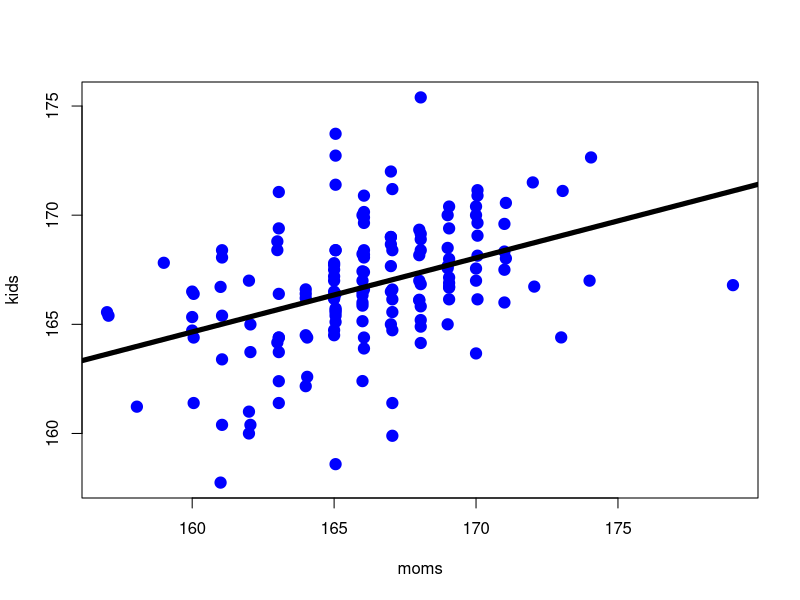
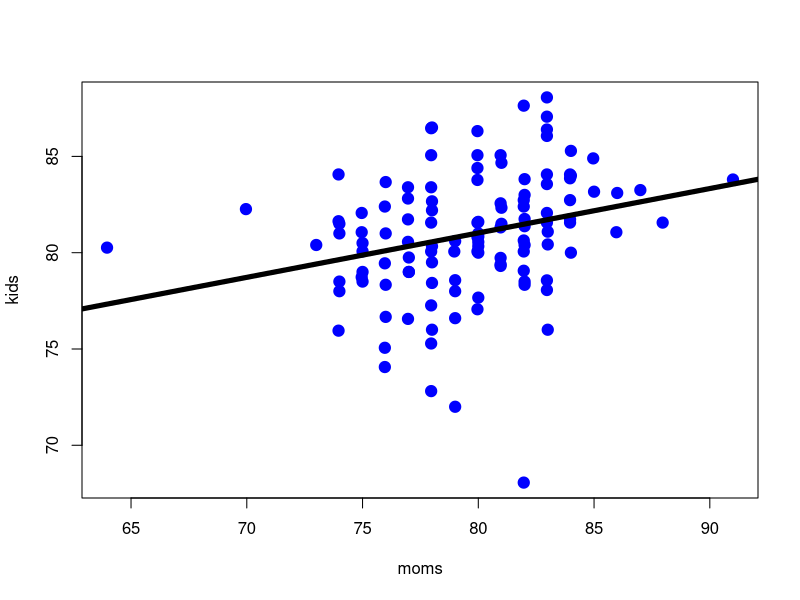
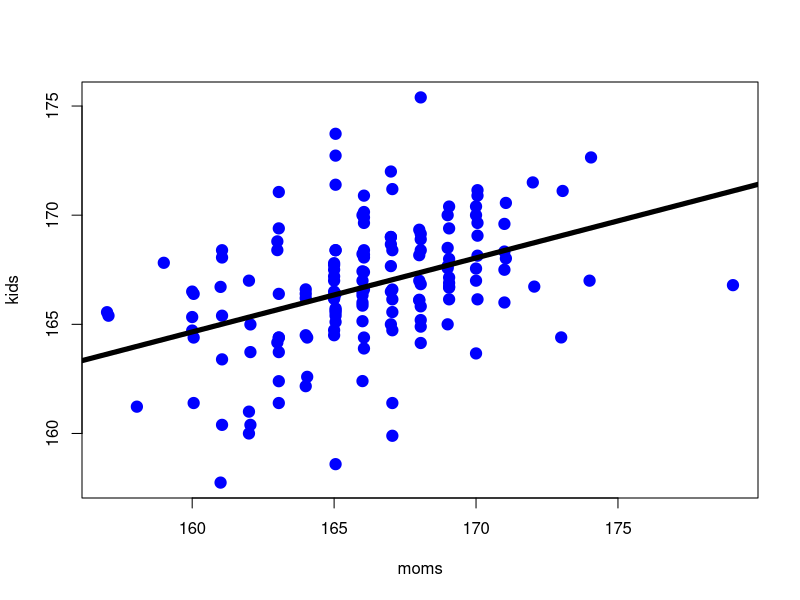
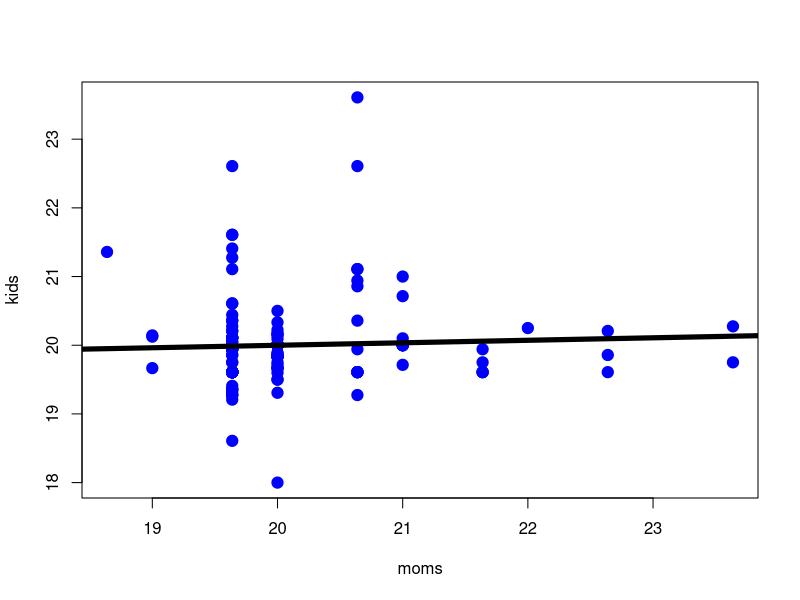
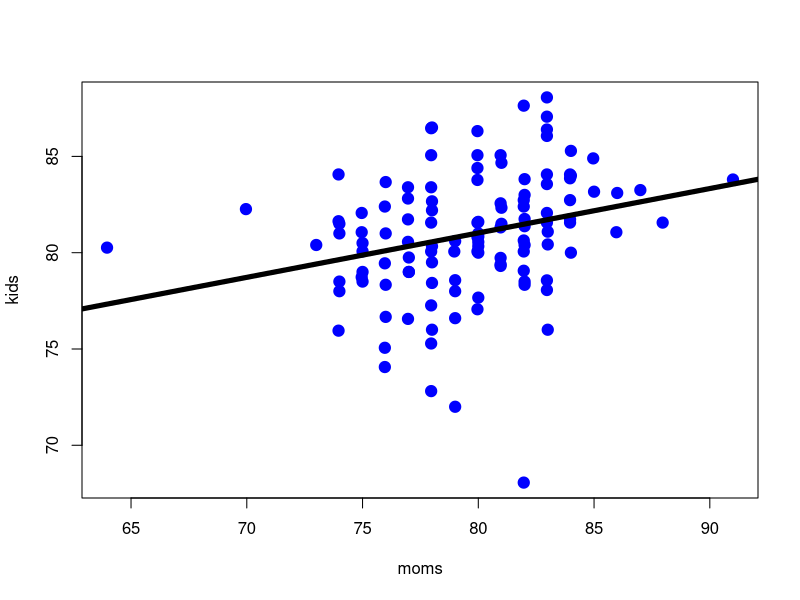
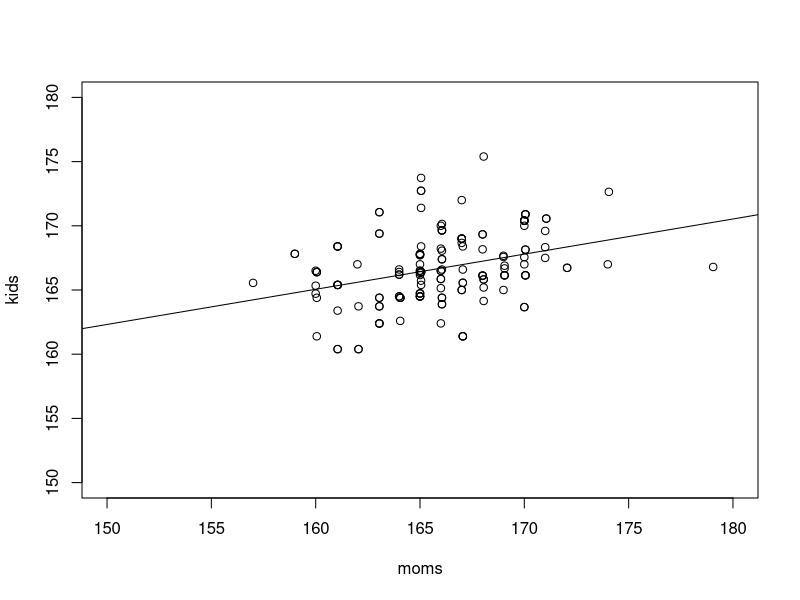
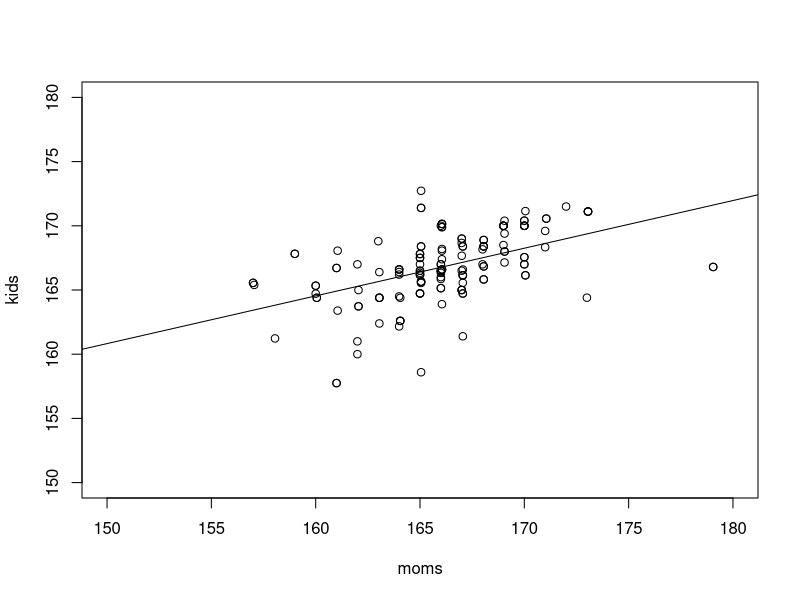
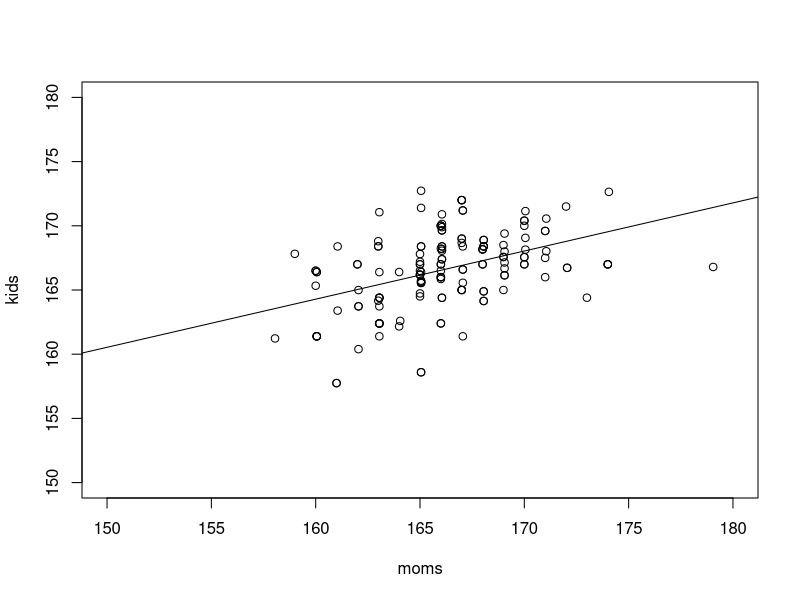

Recreate these plots in R, in order.
###Heritability of snake vertebral numbers
###© 2011 Josef C Uyeda & Stevan J Arnold
###(revised Jan 2012)
##Stage 1_Get data into R and estimate heritability by regression
##Get your data into R by following the following steps
#Save the file R_inland_snake_data.txt to your desktop or folder of choice
#Now, set your working directory by
#putting your windows username or specifying the folder you created in the following 	statement.
#Be sure and use the / not the \ spacing convention!
setwd('C:/Documents and Settings/arnolds/Desktop/R wd')
#Now read in your data
thamnophis = read.table('R_inland_snake_data.txt',header=T)

#Attach the data frame to the local environment
attach(thamnophis)

##Calculate the heritability of "body"
#Create a vector of all the unique family codes
family.list=unique(family)
family.list
#We will now calculate the heritability of the body vertebrae. We will need to 
#do two things, create a vector of all of the mom's vertebrae counts, and create
#a vector of all the kid's vertebrae counts averaged over families. 
moms=NULL
kids=NULL
#Go through a loop with i equal to a each successive value in family.list; copy from ‘for’ to ‘}’ and paste in R console
for (i in family.list){ 
	byfam=subset(body,family==i) #Create a vector of body vertebrae counts for family i
	moms=rbind(moms,byfam[1]) #Save the moms count as the next element in the vector "moms"
	kids=rbind(kids,mean(byfam[-1], na.rm=T)) #Save the mean of the kids count as the next element in the vector "kids" (you are excluding the 1st element of the vector, which is the mom)
	}
#Linear regression of kids on moms, will save a bunch of stuff in ls; to see the summary statistics run "summary(ls)", we especially want the slope, which is stored in ls$coefficients
	ls=lsfit(moms,kids) 
	
 	plot(moms, kids, col='blue', pch=19, cex=1.5)

#Extract the 2nd coefficient from the object "coefficients" in "ls"
 slope=ls$coefficients[2] 
#the heritability estimate is twice the slope because we are using just one parent, not both
h.squared=2*slope  
h.squared

	abline(ls, lwd=5)
 
##Calculate the heritability of "tail"
#Create a vector of all the unique family codes
family.list=unique(family)
#We will now calculate the heritability of the tail vertebrae. We will need to 
#do two things, create a vector of all of the mom's vertebrae counts, and create
#a vector of all the kid's vertebrae counts averaged over families. 
moms=NULL
kids=NULL
#Go through a loop with i equal to a each successive value in family.list 
for (i in family.list){ 
	byfam=subset(tail,family==i) #Create a vector of tail vertebrae counts for family i
	moms=rbind(moms,byfam[1]) #Save the moms count as the next element in the vector "moms"
	kids=rbind(kids,mean(byfam[-1], na.rm=T)) #Save the mean of the kids count as the next element in the vector "kids" (you are excluding the 1st element of the vector, which is the mom)
	}
#Linear regression of kids on moms, will save a bunch of stuff in ls; to see the summary statistics run "summary(ls)", we especially want the slope, which is stored in ls$coefficients
	ls=lsfit(moms, kids) 
#Extract the 2nd coefficient from the object "coefficients" in "ls"
	slope=ls$coefficients[2] 
	h.squared=2*slope
 	plot(moms, kids, col='blue', pch=19, cex=1.5)
	abline(ls, lwd=5)

#Stage 2_Use bootstrapping to make an interval estimate of heritability
##Make a function that can quickly calculate the heritability for each trait
# In the user-defined function h2, V is the name of the trait whose heritability will be estimated
h2=function(V){
family.list=unique(family)
moms=NULL
kids=NULL
for (i in family.list){
	byfam=subset(V, family==i) 
	moms=rbind(moms, byfam[1]) 
	kids=rbind(kids, mean(byfam[-1], na.rm=T)) 
		}
plot(moms, kids, col='blue', pch=19, cex=1.5)
	ls=lsfit(moms, kids)
	abline(ls, lwd=5)

	slope=ls$coeff[2]
	h.squared=2*slope
	h.squared
	}

#test new function called h2:
h2(body)
h2(ilab)
h2(tail)

##Bootstrap the heritability of "body"
#Hit ‘Enter’ to escape from the cycle of plots
family.list=unique(family)
h2.all=NULL
for (j in 1:1000){
moms=NULL
kids=NULL
family.list.boot=sample(family.list,replace=T)
for (i in family.list.boot){
	byfam=subset(body,family==i) 
	moms=rbind(moms,byfam[1]) 
	kids=rbind(kids,mean(byfam[-1],na.rm=T))
	}
		
	ls=lsfit(moms, kids)
	slope=ls$coeff[2]
	h.squared=2*slope
#Save the heritability of replicate i as the ith element in vector h2.all
	h2.all=rbind(h2.all,h.squared)  
	#Graph showing the variation in points sampled
	plot(moms,kids,xlim=c(150,180),ylim=c(150,180)) 
#Superimpose on that graph the regression ls
	abline(ls$coefficients)	
	}
#Plot a histogram of the heritability estimates and corresponding summary stats 
hist(h2.all) 
mean(h2.all)
var(h2.all) #Our estimate of the sampling variance of the mean
sd(h2.all)  #Our estimate of the standard error of the mean

##Create a program h2boot that calculates bootstrap values so we can get the value for #each variable quickly; copy the following statements all the way thru the 3rd “}” and #paste into console
family.list=unique(family)
h2boot=function(V,boot.reps=1000){
h2.all=NULL
for (j in 1:boot.reps){
moms=NULL
kids=NULL
family.list.boot=sample(family.list,replace=T) #This is the key to bootstrapping
for (i in family.list.boot){
	byfam=subset(V,family==i) 
	moms=rbind(moms,byfam[1]) 
	kids=rbind(kids,mean(byfam[-1],na.rm=T))
	}
		
	ls=lsfit(moms, kids)
	slope=ls$coeff[2]
	h2=2*slope
#Save the heritability of replicate i as the ith element in vector h2.all
	h2.all=rbind(h2.all,h2)  
	
	plot(moms,kids,xlim=c(min(V,na.rm=T),max(V,na.rm=T)),ylim=c(min(V,na.rm=T),max(V,na.rm=T))) #Graph showing the variation in points sampled
#Superimpose on that graph the regression ls
	abline(ls$coefficients) 
	}
hist(h2.all) 
#Use a double-headed arrow so that out is a global variable not just a local variable
out<<-list(mean=mean(h2.all),sd=sd(h2.all)) 
out
	}

#Use ‘h2boot(tail)’ to start the program on ‘tail’; hit ‘ESC’ to end the cycle of boot plots
#but if you hit ‘ESC’ the histogram and stats won’t appear
h2boot(tail)

	
